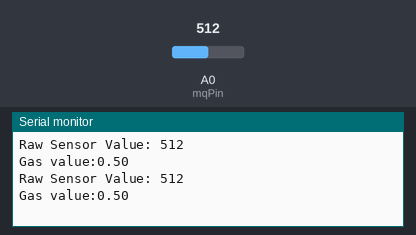
This sketch was run on a simulated Arduino Uno, built with avr-gcc and run on an emulated ATmega328P. On the bench: the last lines printed to the serial monitor. The inputs (shaded band) are chosen by the test bench; at power-on: A0 (mqPin) = 512.

Above: at 1.8 s.
1.9 s: A0 (mqPin) set to 716
At 2.8 s:
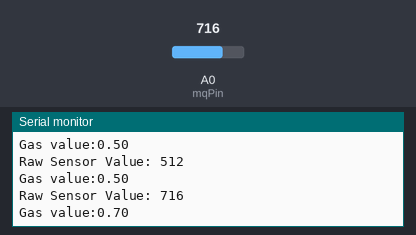
3.4 s: A0 (mqPin) set to 900
At 4.5 s:
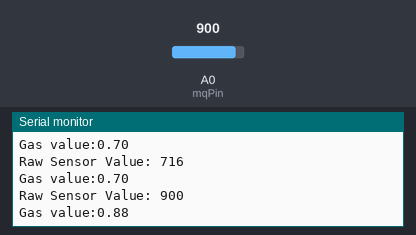
Timing chart, 0 to 6.4 s (numbered marks = the images above; inputs shaded):
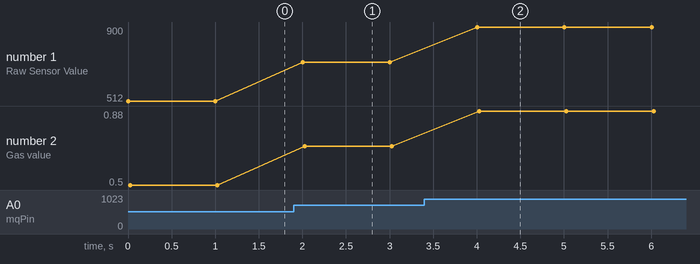

Measured:
- after the input at 1.9 s, the serial monitor: prints a new line after 0.10 s (image 1)
- after the input at 3.4 s, the serial monitor: prints a new line after 0.60 s (image 2)
- plotted number 1: 512 → 716 after the input at 1.9 s, 716 → 900 after the input at 3.4 s
- plotted number 2: 0.5 → 0.7 after the input at 1.9 s, 0.7 → 0.88 after the input at 3.4 s

The sketch:

8_airqualitysensor.ino
```cpp
const int mqPin = A0;


void setup() {
  Serial.begin(9600);
}

void loop() {
  int sensorValue = analogRead(mqPin); // Read analog value from MQ sensor

  Serial.print("Raw Sensor Value: ");
  Serial.println(sensorValue);

  float normalizedValue = sensorValue / 1023.0;

  // Print gas concentration
  Serial.print("Gas value:");
  Serial.println(normalizedValue);

  delay(1000); // Delay for stability
}
```
